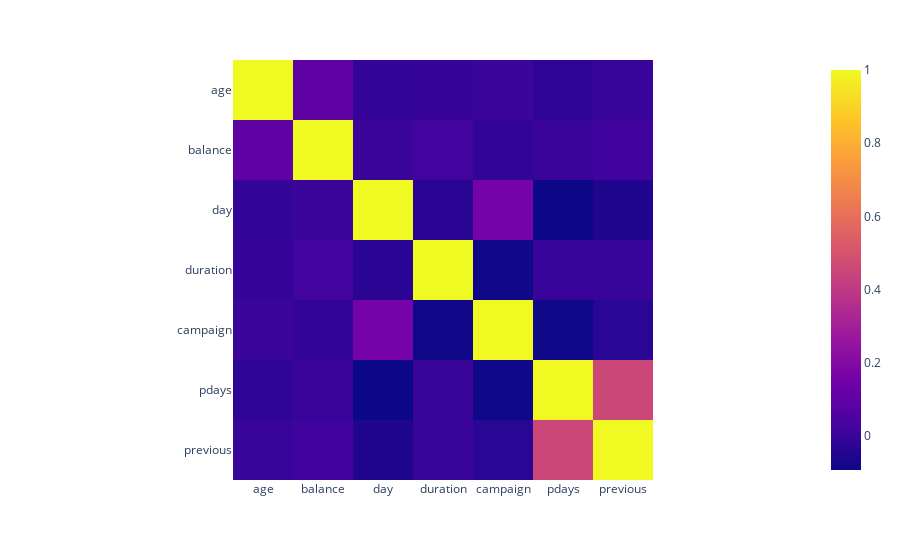

Source (notebook cell):
### Code cell
numeric_columns = df.select_dtypes(include=['float64', 'int64']).columns
correlation_matrix = df[numeric_columns].corr()
print(correlation_matrix)
px.imshow(correlation_matrix)

### Figure 1 — Plotly figure (JSON) as saved in the notebook; plotly's stock layout.template omitted (floating-point values rounded to 4 significant figures)
{"data": [{"coloraxis": "coloraxis", "hovertemplate": "x: %{x}<br>y: %{y}<br>color: %{z}<extra></extra>", "name": "0", "type": "heatmap", "x": ["age", "balance", "day", "duration", "campaign", "pdays", "previous"], "xaxis": "x", "y": ["age", "balance", "day", "duration", "campaign", "pdays", "previous"], "yaxis": "y", "z": [[1, 0.09778, -0.00912, -0.004648, 0.00476, -0.02376, 0.001288], [0.09778, 1, 0.004503, 0.02156, -0.01458, 0.003435, 0.01667], [-0.00912, 0.004503, 1, -0.03021, 0.1625, -0.09304, -0.05171], [-0.004648, 0.02156, -0.03021, 1, -0.08457, -0.001565, 0.001203], [0.00476, -0.01458, 0.1625, -0.08457, 1, -0.08863, -0.03286], [-0.02376, 0.003435, -0.09304, -0.001565, -0.08863, 1, 0.4548], [0.001288, 0.01667, -0.05171, 0.001203, -0.03286, 0.4548, 1]]}], "layout": {"coloraxis": {"colorscale": [[0, "#0d0887"], [0.1111, "#46039f"], [0.2222, "#7201a8"], [0.3333, "#9c179e"], [0.4444, "#bd3786"], [0.5556, "#d8576b"], [0.6667, "#ed7953"], [0.7778, "#fb9f3a"], [0.8889, "#fdca26"], [1, "#f0f921"]]}, "margin": {"t": 60}, "xaxis": {"anchor": "y", "constrain": "domain", "domain": [0, 1], "scaleanchor": "y"}, "yaxis": {"anchor": "x", "autorange": "reversed", "constrain": "domain", "domain": [0, 1]}}}
